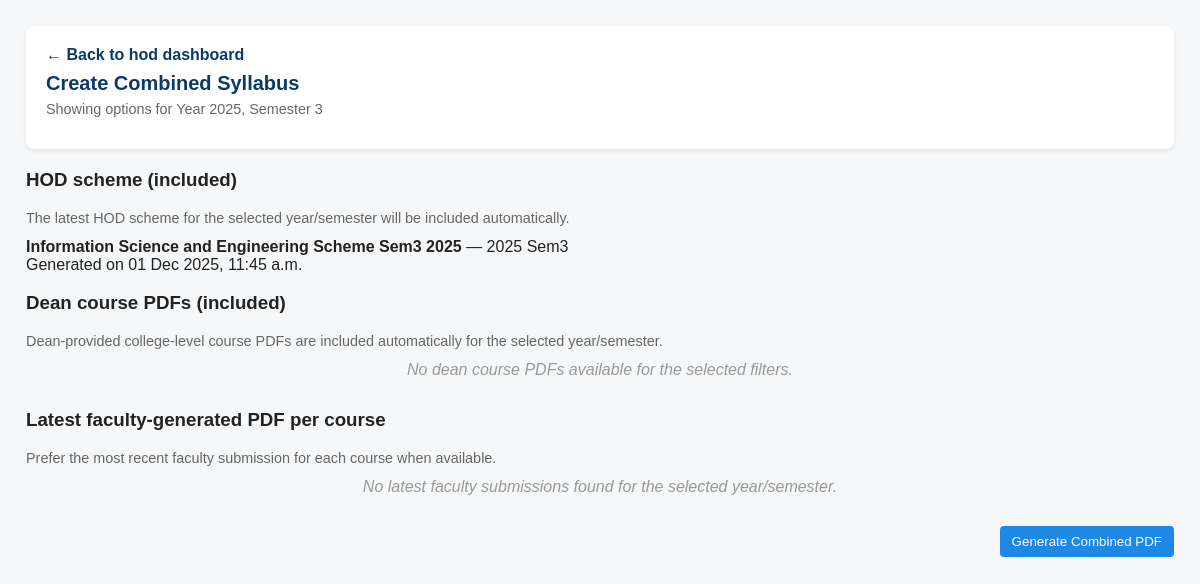
The app's page /hod/create-combined-syllabus/10/ (signed in), older data.
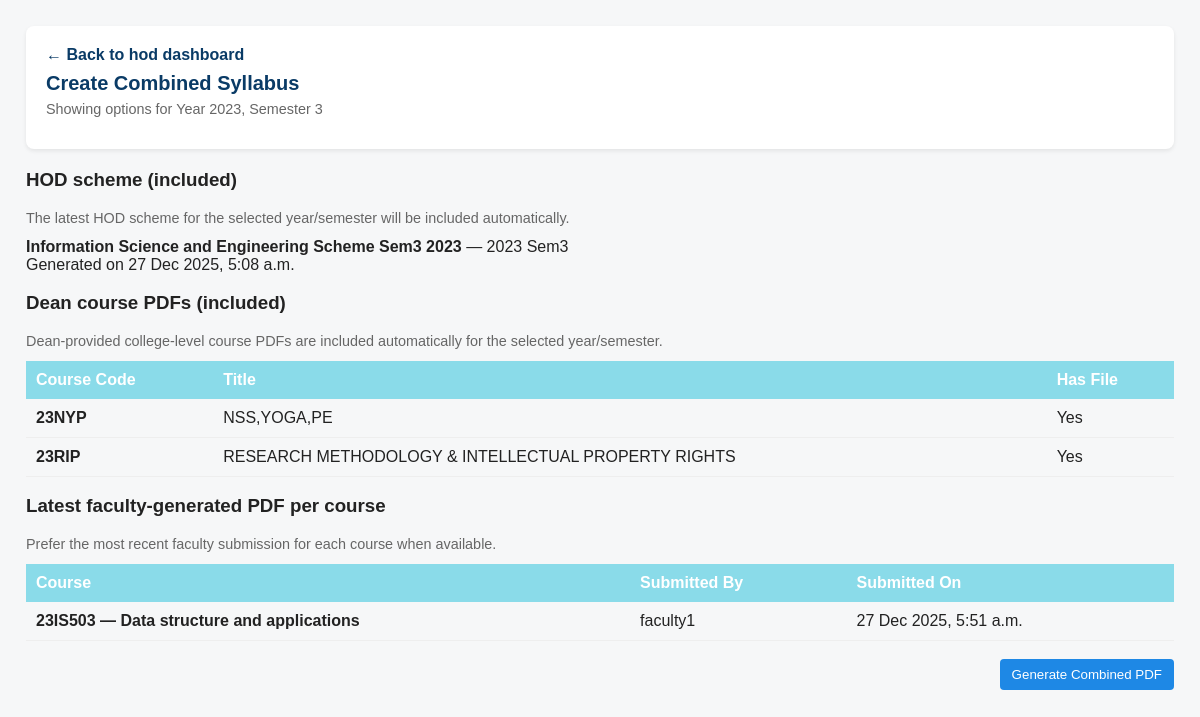
The same page, newer data.
### hod/models.py (models this page shows, shortened)
class SchemeDocument(models.Model):
    branch = models.ForeignKey('academics.Branch', on_delete=models.SET_NULL, null=True, blank=True)
    branch_name = models.CharField(max_length=255, blank=True)
    year = models.IntegerField()
    semester = models.IntegerField()
    title = models.CharField(max_length=255, default='Scheme PDF')
    created_by = models.ForeignKey(settings.AUTH_USER_MODEL, on_delete=models.SET_NULL, null=True, blank=True)
    pdf_file = models.FileField(upload_to='hod/schemes/%Y/%m/%d/', null=True, blank=True)
    created_at = models.DateTimeField(auto_now_add=True)
    updated_at = models.DateTimeField(auto_now=True)
    is_deleted = models.BooleanField(default=False)
    deleted_at = models.DateTimeField(null=True, blank=True)
    class Meta:
        ordering = ['-created_at']
        unique_together = ('branch', 'year', 'semester', 'created_at')

class FacultySyllabusPDF(models.Model):
    branch = models.ForeignKey(
        'academics.Branch',            # string to avoid import-order problems
        on_delete=models.SET_NULL,
        null=True,
        blank=True,
        related_name='faculty_generated_pdfs'
    )
    year = models.CharField(max_length=10, null=True, blank=True)      # e.g. "2025"
    semester = models.CharField(max_length=6, null=True, blank=True)   # e.g. "3"
    created_by = models.ForeignKey(
        settings.AUTH_USER_MODEL,
        on_delete=models.SET_NULL,
        null=True,
        blank=True,
        related_name='faculty_generated_pdfs'
    )
    pdf_file = models.FileField(upload_to='faculty/syllabi/%Y/%m/%d/', null=True, blank=True)
    title = models.CharField(max_length=255, blank=True, null=True)
    course = models.ForeignKey('academics.CollegeLevelCourse', on_delete=models.SET_NULL, null=True, blank=True)
    created_at = models.DateTimeField(auto_now_add=True)
    updated_at = models.DateTimeField(auto_now=True)
    approved = models.BooleanField(default=False)
    rejected = models.BooleanField(default=False, help_text="Marked as rejected by HOD")
    approved_by = models.ForeignKey(settings.AUTH_USER_MODEL, null=True, blank=True, related_name='approved_faculty_pdfs', on_delete=models.SET_NULL)
    approved_at = models.DateTimeField(null=True, blank=True)
    rejected_at = models.DateTimeField(null=True, blank=True)
    rejected_by = models.ForeignKey(settings.AUTH_USER_MODEL, null=True, blank=True, related_name='rejected_faculty_pdfs', on_delete=models.SET_NULL)
    class Meta:
        ordering = ['-created_at']

### academics/models.py (models this page shows, shortened)
class CollegeLevelCourse(models.Model):
    department = models.CharField(max_length=100, default="All Branches")
    course_category = models.CharField(max_length=100)
    course_code = models.CharField(max_length=50)
    course_title = models.CharField(max_length=200)
    semester = models.PositiveSmallIntegerField(
        null=True,
        blank=True,
        help_text="Semester number (1-8). Optional."
    )
    admission_year = models.CharField(max_length=8, null=True, blank=True, help_text="Admission year (e.g. 2025). Optional.")
    teaching_hours_L = models.IntegerField(default=0)
    teaching_hours_T = models.IntegerField(default=0)
    teaching_hours_P = models.IntegerField(default=0)
    cie_marks = models.IntegerField(default=50)
    see_marks = models.IntegerField(default=50)
    credits = models.DecimalField(max_digits=4, decimal_places=1, default=Decimal("0.0"))
    optional_branch = models.CharField(max_length=20, blank=True, null=True)
    branch = models.ForeignKey('Branch', on_delete=models.SET_NULL, null=True, blank=True)
    syllabus_pdf = models.FileField(upload_to='syllabus_pdfs/', null=True, blank=True)
    description = models.TextField(blank=True, null=True)
    added_by = models.ForeignKey(settings.AUTH_USER_MODEL, on_delete=models.SET_NULL, null=True, blank=True)
    created_on = models.DateTimeField(auto_now_add=True)
    is_deleted = models.BooleanField(default=False)
    deleted_at = models.DateTimeField(null=True, blank=True)
    class Meta:
        ordering = ['course_code', 'course_title']

### users/models.py (models this page shows, shortened)
class CustomUser(AbstractBaseUser, PermissionsMixin):
    email = models.EmailField(unique=True)
    username = models.CharField(max_length=30, unique=True, null=True, blank=True)
    first_name = models.CharField(max_length=100, blank=True)
    last_name = models.CharField(max_length=100, blank=True)
    is_active = models.BooleanField(default=True)
    is_staff = models.BooleanField(default=False)
    ROLE_CHOICES = [
        ('hod', 'HOD'),
        ('dean', 'Dean'),
        ('faculty', 'Faculty'),
    ]
    role = models.CharField(max_length=20, choices=ROLE_CHOICES, blank=True, null=True)
    objects = CustomUserManager()
    USERNAME_FIELD = 'email'
    REQUIRED_FIELDS = []
    def get_full_name(self):
        return f"{self.first_name} {self.last_name}".strip() or (self.username or self.email)

### hod/views.py (the view, shortened to what this page needs)
# urls.py: path('create-combined-syllabus/<int:branch_pk>/', views.create_combined_syllabus, name='create_combined_syllabus'),
@login_required
def create_combined_syllabus(request, branch_pk):
    branch = get_object_or_404(Branch, pk=branch_pk)
    year = request.GET.get('year', '').strip()
    semester = request.GET.get('semester', '').strip()
    schemes = []
    latest_scheme = None
    try:
        SchemeDocument = apps.get_model('hod', 'SchemeDocument')
        scheme_qs = SchemeDocument.objects.filter(branch=branch, is_deleted=False)
        if year:
            try:
                scheme_qs = scheme_qs.filter(year=int(year))
            except ValueError:
                pass
        if semester:
            try:
                scheme_qs = scheme_qs.filter(semester=int(semester))
            except ValueError:
                pass
        schemes = scheme_qs.order_by('-created_at')
        latest_scheme = schemes.first() if schemes else None
    except LookupError:
        pass
    latest_selected_ids = []
    if not year and latest_scheme:
        try:
            year = str(latest_scheme.year)
        except Exception:
            pass
    if not semester and latest_scheme:
        try:
            semester = str(latest_scheme.semester)
        except Exception:
            pass
    latest_faculty_list = []
    dean_courses_with_pdf = []
    approved_only = True if request.GET.get('approved_only') in ('1', 'true', 'True') else False
    if getattr(request.user, 'hod_assignment', None):
        try:
            FacultySyllabusPDF = apps.get_model('hod', 'FacultySyllabusPDF')
            pdf_qs = FacultySyllabusPDF.objects.filter(branch=branch)
            if year:
                pdf_qs = pdf_qs.filter(Q(year=str(year)) | Q(year__isnull=True) | Q(year=''))
            if semester:
                pdf_qs = pdf_qs.filter(Q(semester=str(semester)) | Q(semester__isnull=True) | Q(semester=''))
            if approved_only:
                pdf_qs = pdf_qs.filter(approved=True)
            try:
                latest_qs = pdf_qs.select_related('course', 'created_by').order_by('course_id', '-created_at')
                latest_map = {}
                for p in latest_qs:
                    cid = getattr(p, 'course_id', None)
                    if not cid:
                        code = None
                        try:
                            if p.title and isinstance(p.title, str):
                                parts = p.title.split('_')
                                if parts:
                                    code = parts[0]
                        except Exception:
                            code = None
                        if not code:
                            try:
                                if getattr(p, 'pdf_file', None):
                                    fname = getattr(p.pdf_file, 'name', '') or ''
                                    fname_parts = os.path.basename(fname).split('_')
                                    if fname_parts:
                                        code = fname_parts[0]
                            except Exception:
                                pass
                        if code:
                            try:
                                CollegeLevelCourse = apps.get_model('academics', 'CollegeLevelCourse')
                                resolved = CollegeLevelCourse.objects.filter(course_code__iexact=code).first()
                                if resolved:
                                    cid = f"course_{resolved.pk}"
                                    setattr(p, 'resolved_course', resolved)
                            except Exception:
                                pass
                    if cid and cid not in latest_map:
                        latest_map[cid] = p
                latest_faculty_list = [latest_map[cid] for cid in sorted(latest_map.keys())]
                latest_selected_ids = [p.pk for p in latest_faculty_list]
            except Exception:
                latest_faculty_list = []
                latest_selected_ids = []
        except LookupError:
            latest_faculty_list = []
            latest_selected_ids = []
    try:
        CollegeLevelCourse = apps.get_model('academics', 'CollegeLevelCourse')
        dean_courses_qs = CollegeLevelCourse.objects.filter(department="All Branches", is_deleted=False).filter(
            Q(branch__isnull=True) | Q(branch=branch)
        )
        if semester and hasattr(CollegeLevelCourse, 'semester'):
            try:
                dean_courses_qs = dean_courses_qs.filter(semester=int(semester))
            except Exception:
                try:
                    dean_courses_qs = dean_courses_qs.filter(semester=semester)
                except Exception:
                    pass
        for year_field in ['admission_year', 'year', 'academic_year']:
            if hasattr(CollegeLevelCourse, year_field) and year not in (None, '', 0):
                try:
                    dean_courses_qs = dean_courses_qs.filter(**{year_field: int(year)})
                except Exception:
                    try:
                        dean_courses_qs = dean_courses_qs.filter(**{year_field: str(year)})
                    except Exception:
                        pass
                break
        dean_courses = []
        for course in dean_courses_qs.order_by('course_code'):
            has_doc = False
            try:
                pdf_field = getattr(course, 'syllabus_pdf', None)
                if pdf_field and getattr(pdf_field, 'path', None) and os.path.exists(pdf_field.path):
                    has_doc = True
            except Exception:
                has_doc = False
            try:
                Syllabus = apps.get_model('academics', 'Syllabus')
                if Syllabus.objects.filter(course=course, is_deleted=False).exists():
                    has_doc = True
            except Exception:
                pass
            setattr(course, 'has_syllabus', has_doc)
            dean_courses.append(course)
    except LookupError:
        pass
    latest_combined = None
    try:
        CombinedSyllabus = apps.get_model('hod', 'CombinedSyllabus')
        if CombinedSyllabus:
            latest_combined = CombinedSyllabus.objects.filter(branch=branch, year=year, semester=semester).order_by('-created_at').first()
    except LookupError:
        latest_combined = None
    context = {
        'branch': branch,
        'branch_pk': branch_pk,
        'year': year,
        'semester': semester,
        'schemes': schemes,
        'latest_scheme': latest_scheme,
        'latest_faculty_list': latest_faculty_list,
        'latest_selected_ids': latest_selected_ids,
        'dean_courses': dean_courses,
        'latest_combined': latest_combined,
    }
    return render(request, 'hod/create_combined_syllabus.html', context)

### hod/templates/hod/create_combined_syllabus.html (shortened to what this page needs)
{% load static %}
<!doctype html>
<html>
<head>
</head>
<body>
  <div class="card">
    <div style="margin-bottom:8px;">
      <a href="javascript:history.back()" style="color:#0a3b66;text-decoration:none;font-weight:600;">&larr; Back to hod dashboard</a>
    </div>
    <div style="margin-bottom:12px;">
      <h1>Create Combined Syllabus</h1>
      {% if year and semester %}
        <div class="section-subtitle">Showing options for Year {{ year }}, Semester {{ semester }}</div>
      {% else %}
        <div class="section-subtitle">Select items to include in the merged PDF</div>
      {% endif %}
    </div>
    </div>
    <form method="post" action="{% if branch %}{% url 'hod:generate_combined_syllabus' branch.pk %}{% elif branch_pk %}{% url 'hod:generate_combined_syllabus' branch_pk %}{% else %}{{ request.path }}{% endif %}">
      <h3 style="margin-top:12px;">HOD scheme (included)</h3>
      <div class="muted">The latest HOD scheme for the selected year/semester will be included automatically.</div>
      <div style="margin:12px 0 18px;">
        {% if latest_scheme %}
          <div><strong>{{ latest_scheme.title }}</strong> — {{ latest_scheme.year }} Sem{{ latest_scheme.semester }}</div>
          <div class="small text-muted">Generated on {{ latest_scheme.created_at|date:"d M Y, g:i a" }}</div>
        {% else %}
          <div class="empty-state">No HOD scheme found for the selected filters; a placeholder page will be used if no other PDFs are available.</div>
        {% endif %}
      </div>
      <h3>Dean course PDFs (included)</h3>
      <div class="muted">Dean-provided college-level course PDFs are included automatically for the selected year/semester.</div>
      {% if dean_courses %}
        <table>
          <thead>
            <tr><th>Course Code</th><th>Title</th><th>Has File</th></tr>
          </thead>
          <tbody>
            {% for course in dean_courses %}
              <tr>
                <td style="font-weight:700">{{ course.course_code }}</td>
                <td>{{ course.course_title }}</td>
                <td>{% if course.has_syllabus %}Yes{% else %}No{% endif %}</td>
              </tr>
            {% endfor %}
          </tbody>
        </table>
      {% else %}
        <div class="empty-state">No dean course PDFs available for the selected filters.</div>
      {% endif %}
      <h3 style="margin-top:18px;">Latest faculty-generated PDF per course</h3>
      <div class="muted">Prefer the most recent faculty submission for each course when available.</div>
      {% if latest_faculty_list %}
        <table>
          <thead>
            <tr><th>Course</th><th>Submitted By</th><th>Submitted On</th></tr>
          </thead>
          <tbody>
            {% for p in latest_faculty_list %}
              <tr>
                <td style="font-weight:700">
                  {% if p.course %}
                    {{ p.course.course_code }} — {{ p.course.course_title }}
                  {% elif p.resolved_course %}
                    {{ p.resolved_course.course_code }} — {{ p.resolved_course.course_title|default:'' }}
                  {% endif %}
                </td>
                <td>{% if p.created_by %}{{ p.created_by.get_full_name|default:p.created_by.username }}{% else %}Unknown{% endif %}</td>
                <td>{{ p.created_at|date:"d M Y, g:i a" }}</td>
              </tr>
            {% endfor %}
          </tbody>
        </table>
      {% else %}
        <div class="empty-state">No latest faculty submissions found for the selected year/semester.</div>
      {% endif %}
      <div style="margin-top:18px;text-align:right;">
        <button class="btn" type="submit" style="margin-left:8px;">Generate Combined PDF</button>
      </div>
    </form>
</body>
</html>

Row changes from the older to the newer data that the page shows:
no longer on this page (row unchanged): SchemeDocument: title "Information Science and Engineering Scheme Sem3 2025", year "2025", semester "3", created_at "01 Dec 2025, 11:45 a.m."
added SchemeDocument: title "Information Science and Engineering Scheme Sem3 2023", year "2023", semester "3", created_at "27 Dec 2025, 5:08 a.m."
now on this page (row edited): CollegeLevelCourse: course_code "23NYP", course_title "NSS,YOGA,PE", shows "Yes"
now on this page (row edited): CollegeLevelCourse: course_code "23RIP", course_title "RESEARCH METHODOLOGY & INTELLECTUAL PROPERTY RIGHTS", shows "Yes"
added FacultySyllabusPDF: course.course_code "23IS503", course.course_title "Data structure and applications", created_by.get_full_name "faculty1", created_at "27 Dec 2025, 5:51 a.m."
Text that changed along with them:
{{ year }}: "2025" → "2023"
text no longer shown: "No dean course PDFs available for the selected filters. No latest faculty submissions found for the selected year/semester."
text now shown: "Course Code Title Has File Course Submitted By Submitted On"
